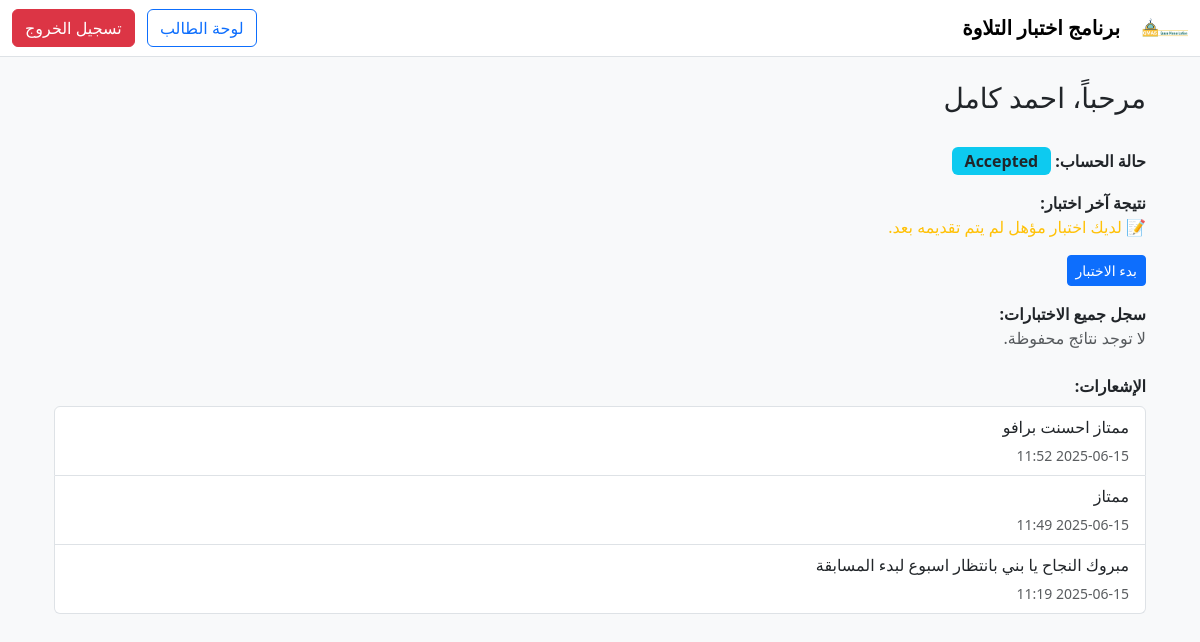
/dashboard/3 (signed in), run on the app's committed database.
### models.py (models this page shows)
class Student(db.Model):
    __tablename__ = 'students'
    id = db.Column(db.Integer, primary_key=True)
    name = db.Column(db.String(120), nullable=False)
    email = db.Column(db.String(120), unique=True, nullable=False)
    phone = db.Column(db.String(20))
    password_hash = db.Column(db.String(128), nullable=False)
    status = db.Column(db.String(20), default='Pending')
    registration_date = db.Column(db.DateTime, default=datetime.utcnow)
    test_results = db.relationship('TestResult', backref='student', cascade="all, delete-orphan")
    notifications = db.relationship('Notification', backref='student', cascade="all, delete-orphan")

class Notification(db.Model):
    __tablename__ = 'notifications'
    id = db.Column(db.Integer, primary_key=True)
    student_id = db.Column(db.Integer, db.ForeignKey('students.id'), nullable=False)
    message = db.Column(db.Text, nullable=False)
    sent_at = db.Column(db.DateTime, default=datetime.utcnow)

### app.py (the view)
@app.route('/dashboard/<int:student_id>')
def dashboard(student_id):
    student = Student.query.get_or_404(student_id)
    test_result = TestResult.query.filter_by(student_id=student.id).order_by(TestResult.submission_date.desc()).first()
    all_results = TestResult.query.filter_by(student_id=student.id).order_by(TestResult.submission_date.desc()).all()
    notifications = Notification.query.filter_by(student_id=student.id).order_by(Notification.sent_at.desc()).all()
    return render_template('dashboard.html', student=student, test_result=test_result,
                           all_results=all_results, notifications=notifications)

### templates/dashboard.html (shortened to what this page needs)
{% extends "base.html" %}
{% block content %}
<!DOCTYPE html>
<html lang="ar" dir="rtl">
<head>
    <link href="https://cdn.jsdelivr.net/npm/bootstrap@5.3.0/dist/css/bootstrap.rtl.min.css" rel="stylesheet">
</head>
<body>
<div class="container mt-4">
    <div class="d-flex justify-content-between align-items-center mb-4">
        <h3>مرحباً، {{ student.name }}</h3>
    </div>
    <div class="mb-3">
        <span class="section-title">حالة الحساب:</span>
        <span class="badge bg-info text-dark badge-status">{{ student.status }}</span>
    </div>
<div class="mb-3">
    <span class="section-title">نتيجة آخر اختبار:</span>
    {% if test_result %}
        <p>الدرجة: <strong>{{ test_result.score }}/10</strong></p>
        <p>الحالة: <strong class="text-success">{{ 'ناجح' if test_result.status == 'Pass' else 'راسب' }}</strong></p>
    {% elif student.status == 'Accepted' %}
        <p class="text-warning">📝 لديك اختبار مؤهل لم يتم تقديمه بعد.</p>
        <a href="{{ url_for('take_test', student_id=student.id) }}" class="btn btn-primary btn-sm">بدء الاختبار</a>
    {% else %}
        <p class="text-muted">لم تقم بأي اختبار بعد.</p>
    {% endif %}
</div>
    <div class="mb-4">
        <span class="section-title">سجل جميع الاختبارات:</span>
        {% if all_results %}
        <table class="table table-bordered">
            <thead>
                <tr>
                    <th>التاريخ</th>
                    <th>الدرجة</th>
                    <th>الحالة</th>
                </tr>
            </thead>
            <tbody>
                {% for r in all_results %}
                <tr>
                    <td>{{ r.submission_date.strftime('%Y-%m-%d %H:%M') }}</td>
                    <td>{{ r.score }}/10</td>
                    <td>{{ 'ناجح' if r.status == 'Pass' else 'راسب' }}</td>
                </tr>
                {% endfor %}
            </tbody>
        </table>
        {% else %}
            <p class="text-muted">لا توجد نتائج محفوظة.</p>
        {% endif %}
    </div>
    <div>
        <span class="section-title">الإشعارات:</span>
        {% if notifications %}
        <ul class="list-group mt-2">
            {% for note in notifications %}
            <li class="list-group-item">
                <p class="mb-1">{{ note.message }}</p>
                <small class="text-muted">{{ note.sent_at.strftime('%Y-%m-%d %H:%M') }}</small>
            </li>
            {% endfor %}
        </ul>
        {% else %}
            <p class="text-muted">لا توجد إشعارات حالياً.</p>
        {% endif %}
    </div>
</div>
</body>
</html>
{% endblock %}

### templates/base.html (style rules this page uses)
body { background-color: #f8f9fa; }

### templates/dashboard.html (style rules this page uses)
body { background-color: #f8f9fa; }
.badge-status { font-size: 1rem; padding: 0.4em 0.8em; }
.section-title { font-weight: bold; margin-top: 20px; }

### data on the page
Student: name "احمد كامل", status "Accepted"
Notification: message "ممتاز احسنت برافو", sent_at "2025-06-15 11:52"
Notification: message "ممتاز", sent_at "2025-06-15 11:49"
Notification: message "مبروك النجاح يا بني بانتظار اسبوع لبدء المسابقة", sent_at "2025-06-15 11:19"
